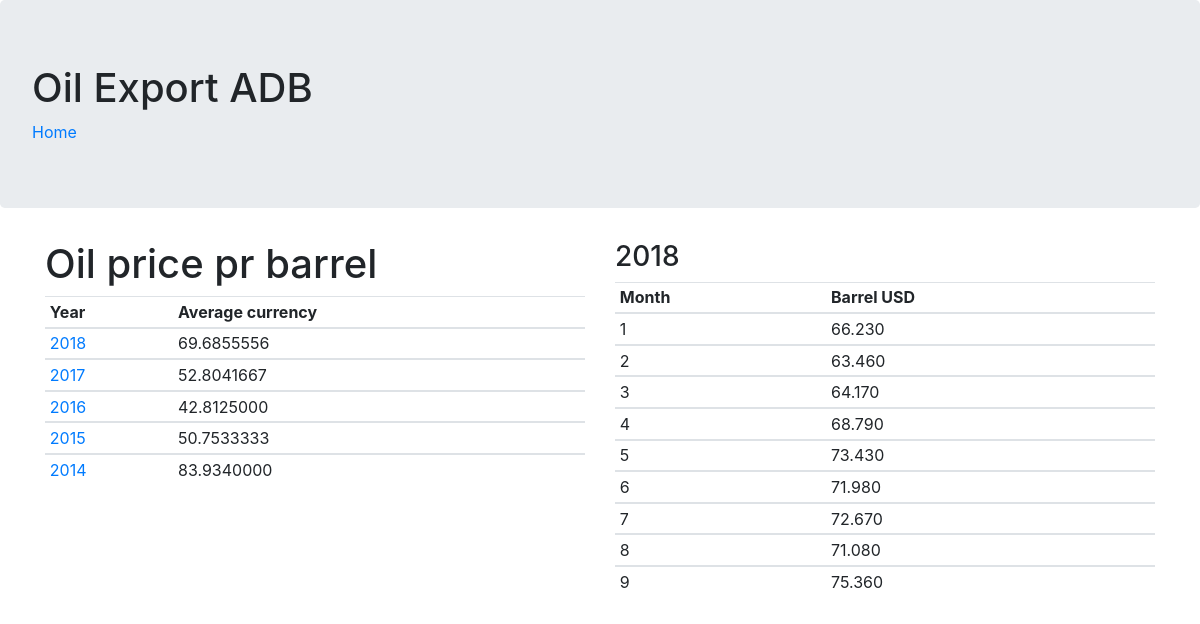
The app's page /web_mysql/stat5.php?year=2018, older data.
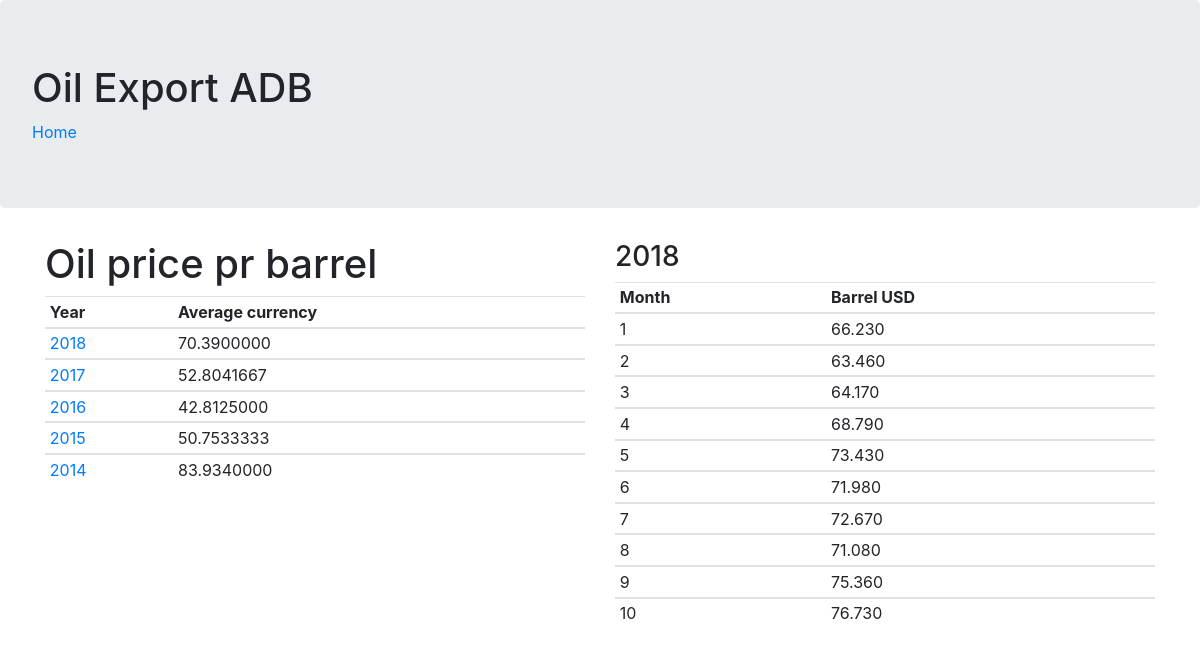
The same page, newer data.
### tables this page shows
create table oilprice_dim(
  month int not null check (month > 0 and month < 13),
  year int not null check (year > 1970 and year < 2100),
  barrelprice numeric(8,3) not null check (barrelprice > 1 and barrelprice < 500),
  primary key(year, month)
);

### web_mysql/stat5.php (the view, shortened to what this page needs)
<html>
	<head>
		<link href="https://stackpath.bootstrapcdn.com/bootstrap/4.1.3/css/bootstrap.min.css" rel="stylesheet">
	</head>
	<body>
	    <div class='jumbotron'>
			<h1>Oil Export ADB</h1>
			<a href="stat1.php">Home</a>
		</div>
		<?php
		    function openConnection()
		    {
				$config = parse_ini_file('./config.ini');
				$servername = $config['servername'];
				$username = $config['username'];
				$password = $config['password'];
				$dbname = $config['dbname'];
				$conn = new mysqli($servername, $username, $password, $dbname);
				return $conn;
		    }
			function getYearUrlparam()
			{
				 $yyyy = $_GET['year'];
				 return $yyyy;
			}
			function createYearlySql()
			{
				return "select year, AVG(barrelprice) as avgusd from oilprice_dim group by year order by year desc";
			}
			function createSql($year)
			{
				return "select c.month, c.year, c.barrelprice " .
				"from oilprice_dim c " .
				"where c.year={$year} " .
				"order by c.month";
			}
			function displayData($avgQry, $getQry, $year)
			{
				echo "<div class='container'>";
				echo "<div class='row'>";
				echo "<div class='col-md-6'>";
				echo "<h1>Oil price pr barrel</h1>";
				echo "<table class='table table-sm table-hover'>";
				echo "<thead><tr><th>Year</th><th>Average currency</th></tr></thead>";
				while($row = $avgQry->fetch_assoc())
				{
					echo "<tbody><tr>";
					echo "<td><a href='stat5.php?year={$row["year"]}'>" . $row["year"] . "</a></td>";
					echo "<td>" . $row["avgusd"] . "</td>";
					echo "</tr></tbody>";
				}
				echo "</table>";
				echo "<div id='chartContainer1' style='height: 370px; width: 100%;'></div>";
				echo "</div>";
				echo "<div class='col-md-6'>";
				echo "<h3>{$year}</h3>";
				echo "<table class='table table-sm table-hover'>";
				echo "<thead><tr><th>Month</th><th>Barrel USD</th></tr></thead>";
				while($row = $getQry->fetch_assoc())
				{
					echo "<tbody><tr>";
					echo "<td>" . $row["month"] . "</td>";
					echo "<td>" . $row["barrelprice"] . "</td>";
					echo "</tr></tbody>";
				}
				 echo "</table>";
				 echo "</div>";
				 echo "</div>";
				 echo "</div>";
			}
			$conn = openConnection();
			$year = getYearUrlparam();
			$avgQry = $conn->query(createYearlySql());
			$sql = createSql($year);
			$getQry = $conn->query($sql);
			displayData($avgQry, $getQry, $year);
		?>
	</body>
</html>

Row changes from the older to the newer data that the page shows:
added oilprice_dim: month "10", barrelprice "76.730"
Text that changed along with them:
new list line: "2018 70.3900000"
list line gone: "2018 69.6855556"
